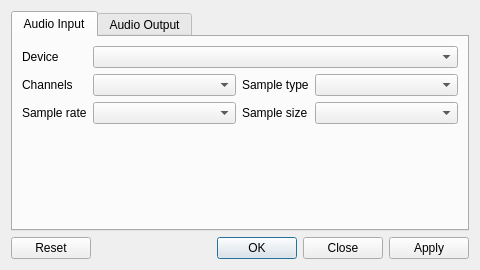
<?xml version="1.0" encoding="UTF-8"?>
<ui version="4.0">
    <class>Config</class>
    <widget class="QDialog" name="configWindow">
        <property name="geometry">
            <rect>
                <x>0</x>
                <y>0</y>
                <width>480</width>
                <height>270</height>
            </rect>
        </property>
        <property name="windowTitle">
            <string>Dialog</string>
        </property>
        <layout class="QGridLayout" name="gridLayout" rowstretch="1,0">
            <item row="0" column="0">
                <widget class="QTabWidget" name="tabWidget">
                    <property name="currentIndex">
                        <number>0</number>
                    </property>
                    <widget class="QWidget" name="audioInputTab">
                        <attribute name="title">
                            <string>Audio Input</string>
                        </attribute>
                        <layout class="QGridLayout" name="audioInputGridLayout" rowstretch="0,0,0,1"
                                columnstretch="0,1,0,1">
                            <item row="0" column="0">
                                <widget class="QLabel" name="audioInputDeviceLabel">
                                    <property name="text">
                                        <string>Device</string>
                                    </property>
                                </widget>
                            </item>
                            <item row="0" column="1" colspan="3">
                                <widget class="QComboBox" name="audioInputDeviceComboBox"/>
                            </item>
                            <item row="1" column="0">
                                <widget class="QLabel" name="audioInputChannelsLabel">
                                    <property name="text">
                                        <string>Channels</string>
                                    </property>
                                </widget>
                            </item>
                            <item row="1" column="1">
                                <widget class="QComboBox" name="audioInputChannelsComboBox"/>
                            </item>
                            <item row="1" column="2">
                                <widget class="QLabel" name="audioInputSampleTypeLabel">
                                    <property name="text">
                                        <string>Sample type</string>
                                    </property>
                                </widget>
                            </item>
                            <item row="1" column="3">
                                <widget class="QComboBox" name="audioInputSampleTypeComboBox"/>
                            </item>
                            <item row="2" column="0">
                                <widget class="QLabel" name="audioInputSampleRateLabel">
                                    <property name="text">
                                        <string>Sample rate</string>
                                    </property>
                                </widget>
                            </item>
                            <item row="2" column="1">
                                <widget class="QComboBox" name="audioInputSampleRateComboBox"/>
                            </item>
                            <item row="2" column="2">
                                <widget class="QLabel" name="audioInputSampleSizeLabel">
                                    <property name="text">
                                        <string>Sample size</string>
                                    </property>
                                </widget>
                            </item>
                            <item row="2" column="3">
                                <widget class="QComboBox" name="audioInputSampleSizeComboBox"/>
                            </item>
                            <item row="3" column="0">
                                <spacer name="inputVerticalSpacer">
                                    <property name="orientation">
                                        <enum>Qt::Vertical</enum>
                                    </property>
                                    <property name="sizeHint" stdset="0">
                                        <size>
                                            <width>20</width>
                                            <height>40</height>
                                        </size>
                                    </property>
                                </spacer>
                            </item>
                        </layout>
                    </widget>
                    <widget class="QWidget" name="audioOutputTab">
                        <attribute name="title">
                            <string>Audio Output</string>
                        </attribute>
                        <layout class="QGridLayout" name="audioOutputGridLayout" rowstretch="0,0,0,1"
                                columnstretch="0,1,0,1">
                            <item row="0" column="0">
                                <widget class="QLabel" name="audioOutputDeviceLabel">
                                    <property name="text">
                                        <string>Device</string>
                                    </property>
                                </widget>
                            </item>
                            <item row="0" column="1" colspan="3">
                                <widget class="QComboBox" name="audioOutputDeviceComboBox"/>
                            </item>
                            <item row="1" column="0">
                                <widget class="QLabel" name="audioOutputChannelsLabel">
                                    <property name="text">
                                        <string>Channels</string>
                                    </property>
                                </widget>
                            </item>
                            <item row="1" column="1">
                                <widget class="QComboBox" name="audioOutputChannelsComboBox"/>
                            </item>
                            <item row="1" column="2">
                                <widget class="QLabel" name="audioOutputSampleTypeLabel">
                                    <property name="text">
                                        <string>Sample type</string>
                                    </property>
                                </widget>
                            </item>
                            <item row="1" column="3">
                                <widget class="QComboBox" name="audioOutputSampleTypeComboBox"/>
                            </item>
                            <item row="2" column="0">
                                <widget class="QLabel" name="audioOutputSampleRateLabel">
                                    <property name="text">
                                        <string>Sample rate</string>
                                    </property>
                                </widget>
                            </item>
                            <item row="2" column="1">
                                <widget class="QComboBox" name="audioOutputSampleRateComboBox"/>
                            </item>
                            <item row="2" column="2">
                                <widget class="QLabel" name="audioOutputSampleSizeLabel">
                                    <property name="text">
                                        <string>Sample size</string>
                                    </property>
                                </widget>
                            </item>
                            <item row="2" column="3">
                                <widget class="QComboBox" name="audioOutputSampleSizeComboBox"/>
                            </item>
                            <item row="3" column="0">
                                <spacer name="outputVerticalSpacer">
                                    <property name="orientation">
                                        <enum>Qt::Vertical</enum>
                                    </property>
                                    <property name="sizeHint" stdset="0">
                                        <size>
                                            <width>20</width>
                                            <height>40</height>
                                        </size>
                                    </property>
                                </spacer>
                            </item>
                        </layout>
                    </widget>
                </widget>
            </item>
            <item row="1" column="0">
                <widget class="QDialogButtonBox" name="buttonBox">
                    <property name="standardButtons">
                        <set>
                            QDialogButtonBox::Apply|QDialogButtonBox::Close|QDialogButtonBox::Ok|QDialogButtonBox::Reset
                        </set>
                    </property>
                </widget>
            </item>
        </layout>
    </widget>
    <resources/>
    <connections/>
</ui>
